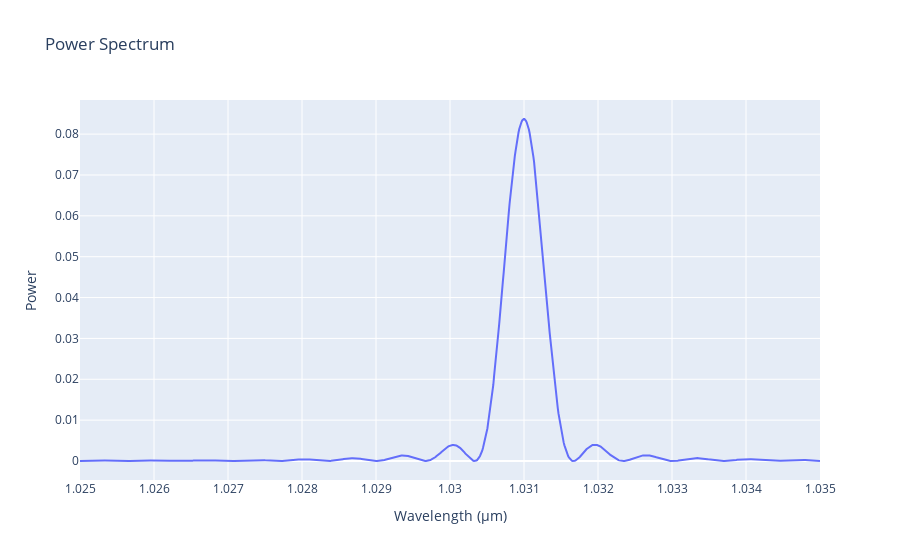
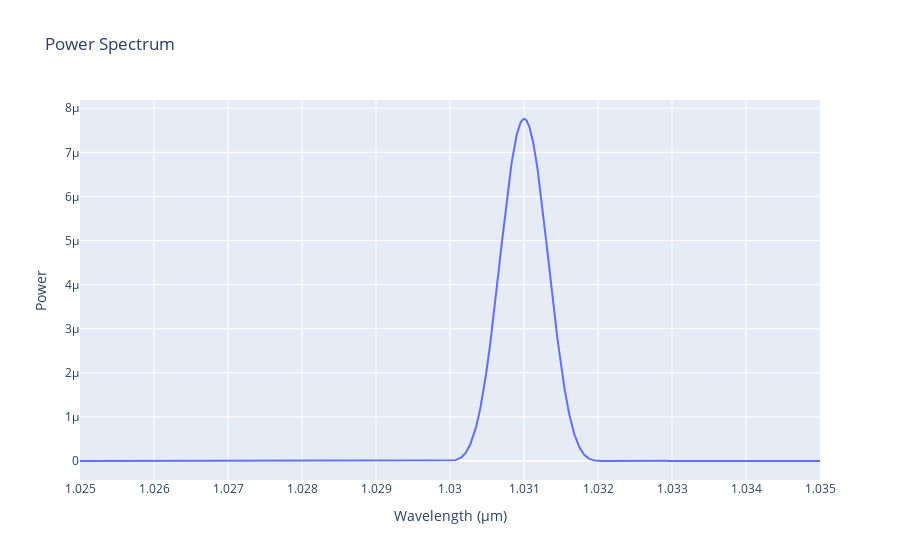

These figures' notebook cell, in order:
### Code cell
import jax
import jax.numpy as jnp
import plotly.graph_objects as go  # pyright: ignore[reportMissingTypeStubs]


def show_power_spectrum(wls: jax.Array, powers: jax.Array) -> None:
    fig = go.Figure()
    fig.add_trace(go.Scatter(x=wls, y=powers, mode="lines", name="Power"))
    fig.update_layout(
        title_text="Power Spectrum",
        xaxis_title="Wavelength (μm)",
        yaxis_title="Power",
    )
    fig.show()


batch_simulate_twm = jit(vmap(cwes.simulate_twm, in_axes=(None, None, 0, 0, None)))

design_wl = 1.031
design_temp = 70.0
shg_sfg_ratio = optimal_ratio
num_domains_shg = int(jnp.floor(num_domains * shg_sfg_ratio))

delta_k1 = mgoslt.calc_twm_delta_k(design_wl, design_wl, design_temp)
delta_k2 = mgoslt.calc_twm_delta_k(design_wl, design_wl / 2, design_temp)

shg_domain_width = jnp.pi / delta_k1
widths_shg = jnp.array([shg_domain_width] * num_domains)

kappa_mag = 1.31e-5 / (2 / jnp.pi)
kappa_vals = kappa_mag * jnp.power(-1, jnp.arange(num_domains))

wls = jnp.linspace(1.025, 1.035, 1000)
delta_k1s = mgoslt.calc_twm_delta_k(wls, wls, 70.0)
delta_k2s = mgoslt.calc_twm_delta_k(wls, wls / 2, 70.0)

b_initial = jnp.array([1.0, 0.0, 0.0], dtype=jnp.complex64)
b_end_shg = batch_simulate_twm(widths_shg, kappa_vals, delta_k1s, delta_k2s, b_initial)

shw_powers = jnp.abs(b_end_shg[:, 1]) ** 2 * 100 * 1.07 / 2.84

show_power_spectrum(wls, shw_powers)

sfg_domain_width = jnp.pi / delta_k2
num_domains_sfg = num_domains - num_domains_shg
print(num_domains_shg, num_domains_sfg)
widths_shg = jnp.array([shg_domain_width] * num_domains_shg)
widths_sfg = jnp.array([sfg_domain_width] * num_domains_sfg)
widths_thg = jnp.concatenate([widths_shg, widths_sfg])
kappa_vals = kappa_mag * jnp.power(-1, jnp.arange(widths_thg.shape[0]))
b_final = batch_simulate_twm(widths_thg, kappa_vals, delta_k1s, delta_k2s, b_initial)

thw_powers = jnp.abs(b_final[:, 2]) ** 2 * 100 * 1.07 / 2.84

show_power_spectrum(wls, thw_powers)

device_length = jnp.sum(widths_thg)
print(f"Device length: {device_length}")
print(f"Max power / (Device length)^2: {jnp.max(thw_powers) / device_length**2}")

### Figure 1 — Plotly figure (JSON) as saved in the notebook; plotly's stock layout.template omitted (floating-point values rounded to 4 significant figures; data arrays with more than 128 entries replaced by an {"elided": "..."} marker saying what was removed)
{"data": [{"mode": "lines", "name": "Power", "type": "scatter", "x": {"elided": "1000 float values"}, "y": {"elided": "1000 float values"}}], "layout": {"title": {"text": "Power Spectrum"}, "xaxis": {"title": {"text": "Wavelength (μm)"}}, "yaxis": {"title": {"text": "Power"}}}}

### Figure 2 — Plotly figure (JSON) as saved in the notebook; plotly's stock layout.template omitted (floating-point values rounded to 4 significant figures; data arrays with more than 128 entries replaced by an {"elided": "..."} marker saying what was removed)
{"data": [{"mode": "lines", "name": "Power", "type": "scatter", "x": {"elided": "1000 float values"}, "y": {"elided": "1000 float values"}}], "layout": {"title": {"text": "Power Spectrum"}, "xaxis": {"title": {"text": "Wavelength (μm)"}}, "yaxis": {"title": {"text": "Power"}}}}
